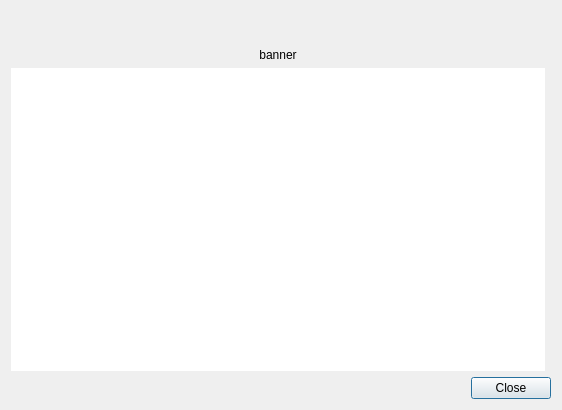
<?xml version="1.0" encoding="UTF-8"?>
<ui version="4.0">
 <class>EpisodeDialog</class>
 <widget class="QDialog" name="EpisodeDialog">
  <property name="geometry">
   <rect>
    <x>0</x>
    <y>0</y>
    <width>562</width>
    <height>410</height>
   </rect>
  </property>
  <property name="windowTitle">
   <string>Episode</string>
  </property>
  <layout class="QGridLayout" name="gridLayout">
   <item row="0" column="0">
    <widget class="QLabel" name="nameLabel">
     <property name="font">
      <font>
       <pointsize>20</pointsize>
       <weight>75</weight>
       <bold>true</bold>
      </font>
     </property>
     <property name="text">
      <string>&lt;name&gt;</string>
     </property>
     <property name="alignment">
      <set>Qt::AlignCenter</set>
     </property>
    </widget>
   </item>
   <item row="3" column="0" colspan="2">
    <widget class="QDialogButtonBox" name="buttonBox">
     <property name="orientation">
      <enum>Qt::Horizontal</enum>
     </property>
     <property name="standardButtons">
      <set>QDialogButtonBox::Close</set>
     </property>
    </widget>
   </item>
   <item row="2" column="0">
    <widget class="QTextEdit" name="overviewEdit">
     <property name="frameShape">
      <enum>QFrame::NoFrame</enum>
     </property>
     <property name="readOnly">
      <bool>true</bool>
     </property>
    </widget>
   </item>
   <item row="1" column="0">
    <widget class="QLabel" name="bannerLabel">
     <property name="text">
      <string>banner</string>
     </property>
     <property name="alignment">
      <set>Qt::AlignCenter</set>
     </property>
    </widget>
   </item>
  </layout>
 </widget>
 <resources/>
 <connections>
  <connection>
   <sender>buttonBox</sender>
   <signal>accepted()</signal>
   <receiver>EpisodeDialog</receiver>
   <slot>accept()</slot>
   <hints>
    <hint type="sourcelabel">
     <x>248</x>
     <y>254</y>
    </hint>
    <hint type="destinationlabel">
     <x>157</x>
     <y>274</y>
    </hint>
   </hints>
  </connection>
  <connection>
   <sender>buttonBox</sender>
   <signal>rejected()</signal>
   <receiver>EpisodeDialog</receiver>
   <slot>reject()</slot>
   <hints>
    <hint type="sourcelabel">
     <x>316</x>
     <y>260</y>
    </hint>
    <hint type="destinationlabel">
     <x>286</x>
     <y>274</y>
    </hint>
   </hints>
  </connection>
 </connections>
</ui>
